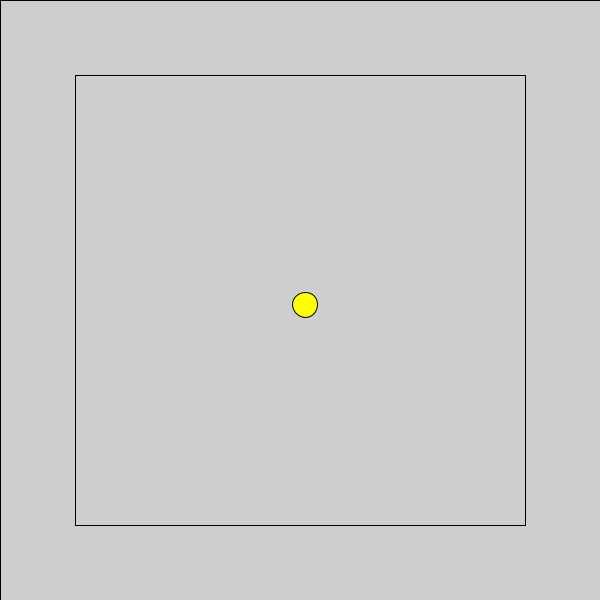
Frame 1 (no input)
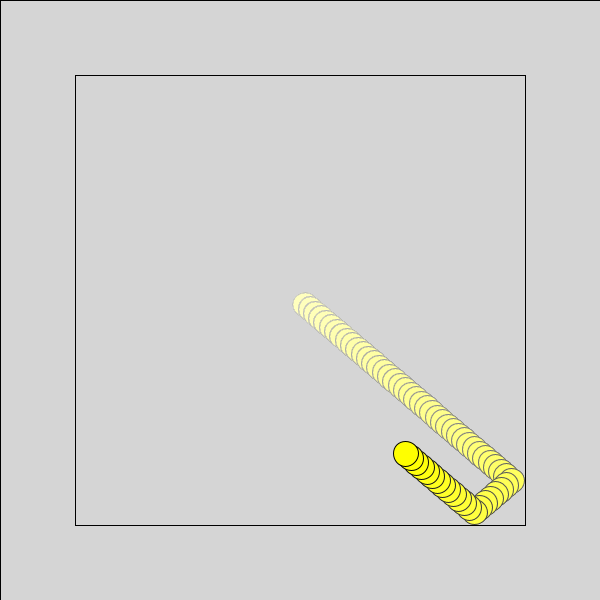
Frame 60 (the mouse pressed at the canvas centre just before this capture)
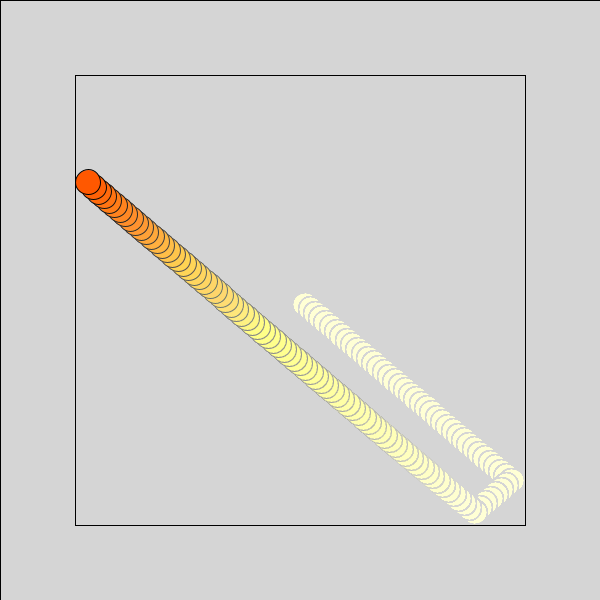
Frame 120 (the mouse held since frame 60 and released just before this capture)

The Processing sketch that drew these frames (run headless with seeded random() and noise(); from frame 60 on, the mouse is pressed at the canvas centre):

// Processing sketch: processing_168519
// ── processing_168519.pde

float pX = 300;
float pY = 300;
float vX = random(4,6);
float vY = random(4,6);
int tam = 25;
float radio = 25/2;
void setup() {
  size(600, 600);
}

void draw() {

  fill(255,3);
  rect(0, 0, 600, 600);
  rect(75, 75, 450, 450);

  pX = pX + vX;
  pY = pY + vY;

  if ((pX >= width - (79 + radio)) || (pX < 0 + (79 + radio))) {
    vX= -vX;
  }
  if ((pY >= height - (79 + radio))||(pY < 0 + (79 + radio))) {
    vY = -vY;
  }

  fill(255,pX,0);
  ellipse(pX, pY, tam, tam);
}
